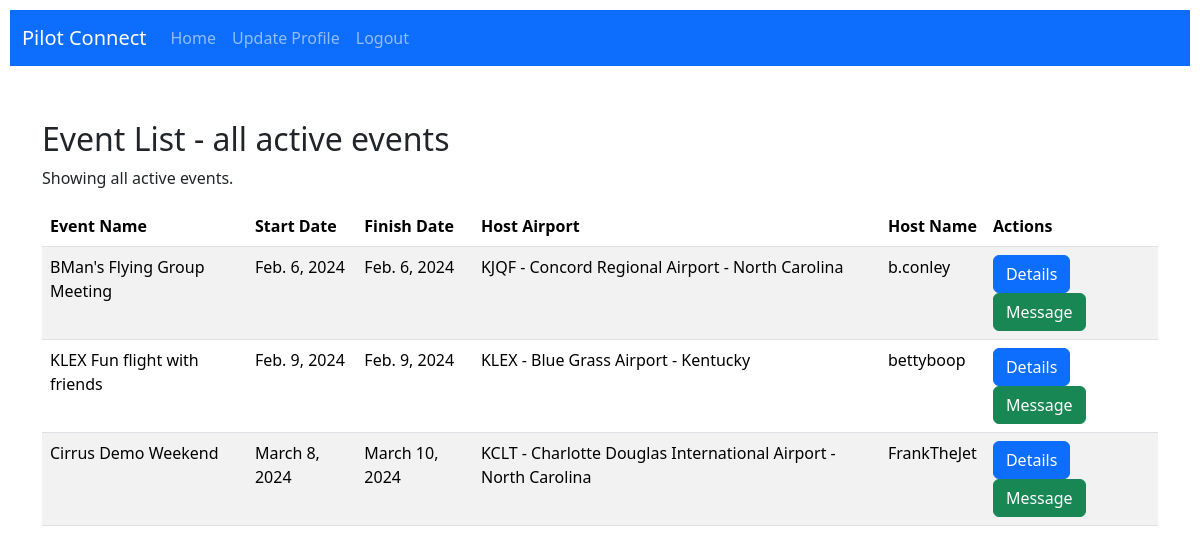
The page /event-list/ on the database its author committed.
### connections/models.py (models this page shows, shortened)
class PilotEvent(models.Model):
    event_name = models.CharField(max_length=500)
    event_start_date = models.DateField()
    event_finish_date = models.DateField()
    host_airport = models.ForeignKey(AirportData, on_delete=models.CASCADE, blank=True, null=True, related_name='host_airport_events')
    second_airport = models.ForeignKey(AirportData, on_delete=models.CASCADE, blank=True, null=True, related_name='second_airport_events')
    third_airport = models.ForeignKey(AirportData, on_delete=models.CASCADE, blank=True, null=True, related_name='third_airport_events')
    host_name = models.ForeignKey(User, on_delete=models.CASCADE)  # ForeignKey to User
    event_description = models.TextField()

class AirportData(models.Model):
    country_code = models.CharField(max_length=2, default='US')
    iata = models.CharField(max_length=3)
    icao = models.CharField(max_length=4)
    airport = models.CharField(max_length=255)
    latitude = models.FloatField(default=0.0)
    longitude = models.FloatField(default=0.0)
    city = models.CharField(max_length=255)
    state = models.CharField(max_length=255)
    def __str__(self):
        return f"{self.icao} - {self.airport} - {self.state}"

### connections/views.py (the view)
# urls.py: path('event-list/', views.event_list, name='event_list'),
def event_list(request):
    current_time = timezone.now()
    events = PilotEvent.objects.filter(event_finish_date__gte=current_time).order_by('event_start_date')
    return render(request, 'connections/event_list.html', {'events': events})

### connections/templates/connections/event_list.html (shortened to what this page needs)
{% extends 'connections/base.html' %}
{% block content %}
  <div class="container mt-4">
    <h2>Event List - all active events</h2>
    <p>Showing all active events.</p>
    {% regroup events by event.event_start_date as event_group %}
    {% for group in event_group %}
      <table class="table table-striped mt-2">
        <thead>
          <tr>
            <th scope="col">Event Name</th>
            <th scope="col">Start Date</th>
            <th scope="col">Finish Date</th>
            <th scope="col">Host Airport</th>
            <th scope="col">Host Name</th>
            <th scope="col">Actions</th>
          </tr>
        </thead>
        <tbody>
          {% for event in group.list %}
            <tr>
              <td>{{ event.event_name }}</td>
              <td>{{ event.event_start_date }}</td>
              <td>{{ event.event_finish_date }}</td>
              <td>{{ event.host_airport }}</td>
              <td>{{ event.host_name }}</td>
              <td>
                <a href="{% url 'view_pilot_event' event_name=event.event_name %}" class="btn btn-primary">Details</a>
                <a href="{% url 'send_message' recipient_id=event.host_name.id %}" class="btn btn-success">Message</a>
              </td>
            </tr>
          {% endfor %}
        </tbody>
      </table>
    {% endfor %}
  </div>
{% endblock %}

### connections/templates/connections/base.html (shortened to what this page needs)
<!DOCTYPE html>
<html lang="en">
<head>
    {% load bootstrap5 %}
    {% bootstrap_css %}
</head>
<body>
    <header>
        <nav class="navbar navbar-expand-lg navbar-dark bg-primary">
            <div class="container-fluid">
                <a class="navbar-brand" href="{% url 'home' %}">Pilot Connect</a>
                <div class="collapse navbar-collapse" id="navbarNav">
                    <ul class="navbar-nav">
                        <li class="nav-item">
                            <a class="nav-link" href="{% url 'home' %}">Home</a>
                        </li>
                        <li class="nav-item">
                            <a class="nav-link" href="{% url 'update_pilot_profile' %}">Update Profile</a>
                        </li>
                        <li class="nav-item">
                            <a class="nav-link" href="{% url 'logout' %}">Logout</a>
                        </li>
                    </ul>
                </div>
            </div>
        </nav>
    </header>
    <main>
        {% block content %}{% endblock %}
    </main>
</body>
</html>

### connections/templates/connections/base.html (style rules this page uses)
body { margin: 0; padding: 0; display: flex; flex-direction: column; min-height: 100vh; }
header { padding: 10px; }
main { flex-grow: 1; padding: 20px; }

### rows shown on the page
PilotEvent: event_name "BMan's Flying Group Meeting", event_start_date "Feb. 6, 2024", event_finish_date "Feb. 6, 2024", host_airport "KJQF - Concord Regional Airport - North Carolina", host_name "b.conley"
PilotEvent: event_name "KLEX Fun flight with friends", event_start_date "Feb. 9, 2024", event_finish_date "Feb. 9, 2024", host_airport "KLEX - Blue Grass Airport - Kentucky", host_name "bettyboop"
PilotEvent: event_name "Cirrus Demo Weekend", event_start_date "March 8, 2024", event_finish_date "March 10, 2024", host_airport "KCLT - Charlotte Douglas International Airport - North Carolina", host_name "FrankTheJet"
